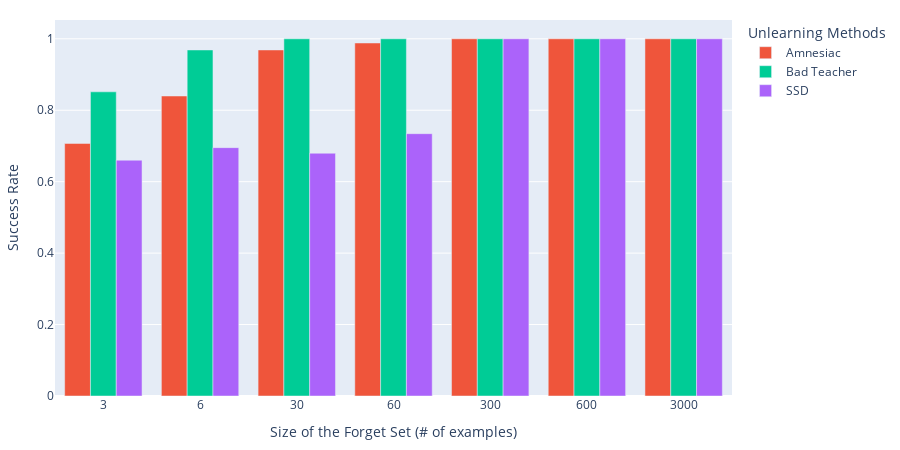

The notebook cell this image was saved under:
### Code cell
fig = px.bar(adv_data, x="forget_set_size", y="win_percentage", barmode="group", color='model',
    width=900,
    height=450,
    labels = {
        'win_percentage': 'Success Rate',
        'forget_set_size': "Size of the Forget Set (# of examples)",
        'model': 'Unlearning Methods'
    },
        category_orders={'model': ['Control (Retrain)', 'Amnesiac', 'Bad Teacher', 'SSD']}
)
fig.update_yaxes(minallowed=0.0)
fig.update_layout(
    margin=dict(l=20, r=20, t=20, b=20),
)
fig.write_image('images/adv_heuristic_forget_set_size.png')
fig.write_image('images/adv_heuristic_forget_set_size.pdf')

fig.show()

### Figure 1 — Plotly figure (JSON) as saved in the notebook; plotly's stock layout.template omitted (floating-point values rounded to 4 significant figures)
{"data": [{"alignmentgroup": "True", "hovertemplate": "Unlearning Methods=Amnesiac<br>Size of the Forget Set (# of examples)=%{x}<br>Success Rate=%{y}<extra></extra>", "legendgroup": "Amnesiac", "marker": {"color": "#EF553B", "pattern": {"shape": ""}}, "name": "Amnesiac", "offsetgroup": "Amnesiac", "orientation": "v", "showlegend": true, "textposition": "auto", "type": "bar", "x": ["3", "6", "30", "60", "300", "600", "3000"], "xaxis": "x", "y": [0.707, 0.8398, 0.9688, 0.9883, 1, 1, 1], "yaxis": "y"}, {"alignmentgroup": "True", "hovertemplate": "Unlearning Methods=Bad Teacher<br>Size of the Forget Set (# of examples)=%{x}<br>Success Rate=%{y}<extra></extra>", "legendgroup": "Bad Teacher", "marker": {"color": "#00cc96", "pattern": {"shape": ""}}, "name": "Bad Teacher", "offsetgroup": "Bad Teacher", "orientation": "v", "showlegend": true, "textposition": "auto", "type": "bar", "x": ["3", "6", "30", "60", "300", "600", "3000"], "xaxis": "x", "y": [0.8516, 0.9688, 1, 1, 1, 1, 1], "yaxis": "y"}, {"alignmentgroup": "True", "hovertemplate": "Unlearning Methods=SSD<br>Size of the Forget Set (# of examples)=%{x}<br>Success Rate=%{y}<extra></extra>", "legendgroup": "SSD", "marker": {"color": "#ab63fa", "pattern": {"shape": ""}}, "name": "SSD", "offsetgroup": "SSD", "orientation": "v", "showlegend": true, "textposition": "auto", "type": "bar", "x": ["3", "6", "30", "60", "300", "600", "3000"], "xaxis": "x", "y": [0.6602, 0.6953, 0.6797, 0.7344, 1, 1, 1], "yaxis": "y"}], "layout": {"barmode": "group", "height": 450, "legend": {"title": {"text": "Unlearning Methods"}, "tracegroupgap": 0}, "margin": {"b": 20, "l": 20, "r": 20, "t": 20}, "width": 900, "xaxis": {"anchor": "y", "domain": [0, 1], "title": {"text": "Size of the Forget Set (# of examples)"}}, "yaxis": {"anchor": "x", "domain": [0, 1], "minallowed": 0, "title": {"text": "Success Rate"}}}}
